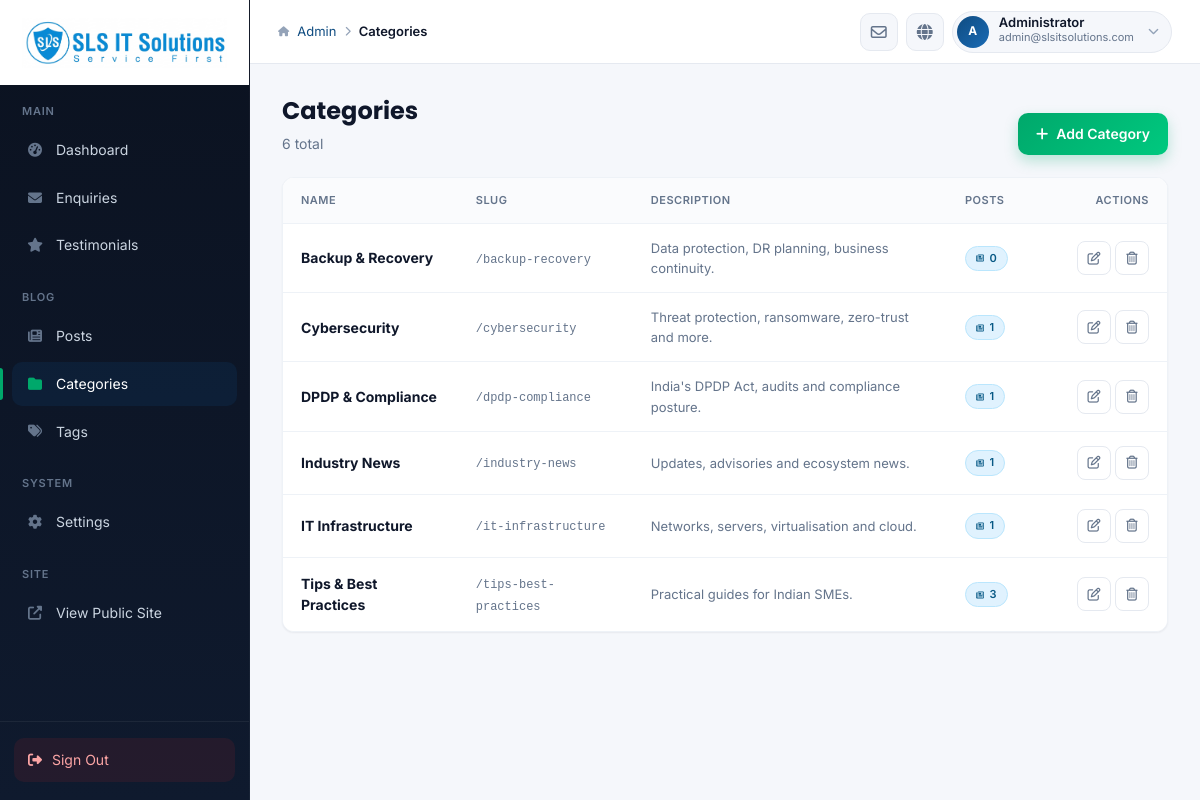
The app's page /admin/categories.php (signed in) with its own data.
### tables this page shows
CREATE TABLE IF NOT EXISTS `blog_categories` (
  `id` INT UNSIGNED NOT NULL AUTO_INCREMENT,
  `name` VARCHAR(100) NOT NULL,
  `slug` VARCHAR(120) NOT NULL,
  `description` VARCHAR(255) DEFAULT NULL,
  `created_at` DATETIME NOT NULL DEFAULT CURRENT_TIMESTAMP,
  PRIMARY KEY (`id`),
  UNIQUE KEY `uniq_cat_slug` (`slug`)
);

### includes/db.php (called while the page is built, shortened)
<?php
function db(): PDO {
    static $pdo = null;
    if ($pdo instanceof PDO) return $pdo;
    $cfg = require __DIR__ . '/config.php';
    $d = $cfg['db'];
    $dsn = "mysql:host={$d['host']};port={$d['port']};dbname={$d['database']};charset={$d['charset']}";
    $pdo = new PDO($dsn, $d['username'], $d['password'], [
        PDO::ATTR_ERRMODE            => PDO::ERRMODE_EXCEPTION,
        PDO::ATTR_DEFAULT_FETCH_MODE => PDO::FETCH_ASSOC,
        PDO::ATTR_EMULATE_PREPARES   => false,
    ]);
    return $pdo;
}

### includes/blog.php (called while the page is built, shortened)
<?php
require_once __DIR__ . '/db.php';
function get_categories_with_counts(): array {
    $sql = 'SELECT c.id, c.name, c.slug, c.description,
                   COUNT(DISTINCT m.blog_id) AS post_count
            FROM blog_categories c
            LEFT JOIN blog_category_map m ON m.category_id = c.id
            LEFT JOIN blogs b ON b.id = m.blog_id AND b.is_published = 1
            GROUP BY c.id ORDER BY c.name';
    return db()->query($sql)->fetchAll();
}

### admin/categories.php (the view, shortened to what this page needs)
<?php
require_once __DIR__ . '/../includes/blog.php';
$rows = get_categories_with_counts();
require __DIR__ . '/_layout_top.php';
?>
<div class="page-head">
  <div>
    <h1>Categories</h1>
    <p><?= count($rows) ?> total</p>
  </div>
  <div class="right">
    <a class="btn btn-success" href="category-form.php"><i class="fa-solid fa-plus"></i> Add Category</a>
  </div>
</div>
<div class="table-wrap">
  <table class="table">
    <thead>
      <tr>
        <th>Name</th>
        <th>Slug</th>
        <th>Description</th>
        <th style="width:100px;">Posts</th>
        <th style="width:120px;text-align:right;">Actions</th>
      </tr>
    </thead>
    <tbody>
      <?php if (!$rows): ?>
        <tr><td colspan="5">
          <div class="empty">
            <i class="fa-solid fa-folder-open"></i>
            <div class="et">No categories yet</div>
            <div class="es">Categories help organize your blog posts.</div>
            <div style="margin-top:14px;"><a href="category-form.php" class="btn btn-success btn-sm"><i class="fa-solid fa-plus"></i> Add category</a></div>
          </div>
        </td></tr>
      <?php else: foreach ($rows as $r): ?>
        <tr>
          <td><strong><?= htmlspecialchars($r['name']) ?></strong></td>
          <td><span style="color:var(--text-mute);font-family:monospace;font-size:12px;">/<?= htmlspecialchars($r['slug']) ?></span></td>
          <td style="color:var(--text-mute);font-size:13px;max-width:340px;"><?= htmlspecialchars($r['description'] ?? '—') ?></td>
          <td><span class="badge badge-read"><i class="fa-regular fa-newspaper"></i> <?= (int)$r['post_count'] ?></span></td>
          <td style="text-align:right;">
            <div class="action-cell" style="justify-content:flex-end;">
              <a class="icon-btn" href="category-form.php?id=<?= (int)$r['id'] ?>" data-tip="Edit">
                <i class="fa-regular fa-pen-to-square"></i>
              </a>
              <form method="post" style="display:inline;" onsubmit="return confirm('Delete this category? Posts will keep existing without it.');">
                <button type="submit" class="icon-btn danger" data-tip="Delete">
                  <i class="fa-regular fa-trash-can"></i>
                </button>
              </form>
            </div>
          </td>
        </tr>
      <?php endforeach; endif; ?>
    </tbody>
  </table>
</div>
<?php require __DIR__ . '/_layout_bottom.php'; ?>

### admin/assets/admin.css (style rules this page uses)
:root { --bg: #f5f7fb; --surface: #ffffff; --border: #e5e9f0; --border-2: #eef2f7; --text: #0f172a; --text-mute: #64748b; --text-dim: #94a3b8; --primary: #0f4c81; --primary-2: #1a6bb5; --accent: #00a86b; --accent-2: #00c97f; --danger: #dc2626; --warn: #f59e0b; --info: #0ea5e9; --sidebar-bg: #0b1220; --sidebar-bg2: #0f1a2e; --sidebar-fg: #cbd5e1; --sidebar-fg-mute: #64748b; --sidebar-active-bg: rgba(15, 76, 129, 0.18); --sidebar-active-bar: #00a86b; --shadow-sm: 0 1px 2px rgba(15, 23, 42, 0.06); --shadow: 0 4px 14px rgba(15, 23, 42, 0.08); --shadow-lg: 0 20px 50px rgba(15, 23, 42, 0.18); --radius: 12px; --radius-lg: 16px; }
* { box-sizing: border-box; }
html, body { height: 100%; }
body { margin: 0; font-family: 'Inter', -apple-system, BlinkMacSystemFont, "Segoe UI", Roboto, "Helvetica Neue", Arial, sans-serif; background: var(--bg); color: var(--text); line-height: 1.55; -webkit-font-smoothing: antialiased; -moz-osx-font-smoothing: grayscale; }
a { color: var(--primary); text-decoration: none; }
.page-head { display:flex; align-items:flex-end; gap: 16px; margin-bottom: 22px; }
.page-head h1 { margin:0; font-size:24px; font-weight:700; font-family:'Poppins',sans-serif; }
.page-head p { margin:4px 0 0; color: var(--text-mute); font-size:14px; }
.page-head .right { margin-left:auto; display:flex; gap:10px; }
.btn { display:inline-flex; align-items:center; gap:8px; padding: 10px 18px; border-radius: 10px; font-size: 14px; font-weight: 600; border: 0; cursor: pointer; text-decoration: none; font-family: inherit; transition: transform .05s, box-shadow .15s, background .15s; white-space: nowrap; }
.btn-success { background: linear-gradient(135deg, var(--accent), var(--accent-2)); color:#fff; box-shadow: 0 6px 14px rgba(0,168,107,0.25); }
.icon-btn { display:inline-flex; align-items:center; justify-content:center; width: 34px; height: 34px; border-radius: 8px; border: 1px solid var(--border); background: #fff; color: var(--text-mute); cursor: pointer; margin-right: 4px; transition: background .15s, color .15s, border-color .15s; font-size: 13px; }
.icon-btn:last-child { margin-right: 0; }
.action-cell { display:flex; gap:0; flex-wrap: nowrap; }
[data-tip] { position: relative; }
.table-wrap { background: var(--surface); border-radius: var(--radius); border: 1px solid var(--border-2); overflow: hidden; box-shadow: var(--shadow-sm); }
.table { width:100%; border-collapse: collapse; font-size: 14px; background: var(--surface); }
.table th, .table td { text-align:left; padding: 14px 18px; border-bottom: 1px solid var(--border-2); vertical-align: middle; }
.table th { color: var(--text-mute); font-weight: 600; font-size: 11px; text-transform: uppercase; letter-spacing: 0.5px; background: #fafbfd; }
.table tbody tr { transition: background .12s; }
.table tbody tr:last-child td { border-bottom: 0; }
.badge { display:inline-flex; align-items:center; gap:5px; padding: 3px 10px; border-radius:999px; font-size:11px; font-weight:600; text-transform: uppercase; letter-spacing: 0.4px; border: 1px solid transparent; }
.badge i { font-size:8px; }
.badge-read { background:#e0f2fe; color:#075985; border-color:#bae6fd; }

### records on screen
blog_categories: name "Backup & Recovery", slug "backup-recovery", description "Data protection, DR planning, business continuity.", post_count "0"
blog_categories: name "Cybersecurity", slug "cybersecurity", description "Threat protection, ransomware, zero-trust and more.", post_count "1"
blog_categories: name "DPDP & Compliance", slug "dpdp-compliance", description "India's DPDP Act, audits and compliance posture.", post_count "1"
blog_categories: name "Industry News", slug "industry-news", description "Updates, advisories and ecosystem news.", post_count "1"
blog_categories: name "IT Infrastructure", slug "it-infrastructure", description "Networks, servers, virtualisation and cloud.", post_count "1"
blog_categories: name "Tips & Best Practices", slug "tips-best-practices", description "Practical guides for Indian SMEs.", post_count "3"

### other values on screen
$breadHere "Categories"
mb_substr($user['name'],0,1) "A"
$user['name'] "Administrator"
$user['email'] "admin@slsitsolutions.com"
count($rows) "6"
